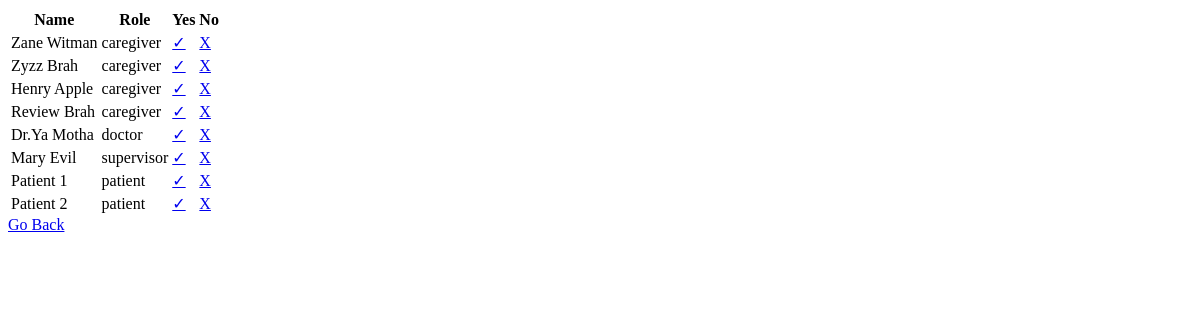
Before: /reg_approval.php with the older database file.
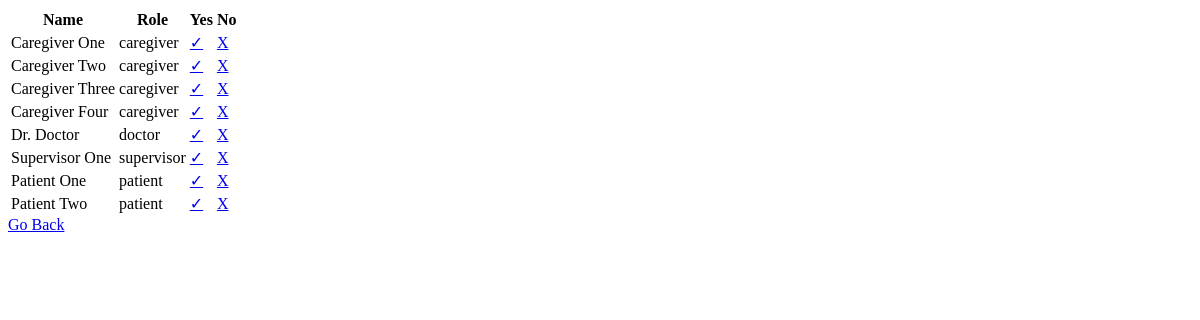
After: the same page with the newer database file.
### tables this page shows
CREATE TABLE users (
    user_id bigint AUTO_INCREMENT PRIMARY KEY,
    job varchar(15),
    f_name varchar(25),
    l_name varchar(25),
    email varchar(50) UNIQUE,
    phone  char(10),
    user_password varchar(255),
    dob date,
    reg_approval char(1)
);

### reg_approval.php (the view, shortened to what this page needs)
<?php
  include_once 'db.php';
?>
<!DOCTYPE html>
<html lang="en">
<head>
</head>
<body>
    <table>
        <tr>
            <th>Name</th>
            <th>Role</th>
            <th>Yes</th>
            <th>No</th>
        </tr>
        <?php
            $get_users = "SELECT * FROM `users` WHERE reg_approval = 2;";
            $users= mysqli_query($conn, $get_users);
            while($row = mysqli_fetch_assoc($users)) {
                $user_id = $row['user_id'];
                $job = $row['job'];
                echo "
                    <tr>
                        <td>".$row['f_name']." ".$row['l_name']."</td>
                        <td>".$row['job']."</td>
                        <td><a href='reg_approval.php?check_id=$user_id&approval=1&job=$job'>&#x2713</a></td>
                        <td><a href='reg_approval.php?check_id=$user_id&approval=0&job=$job'>X</a></td>
                    </tr>
                ";
            }
        ?>
    </table>
    <a href="./index.php">Go Back</a>
</body>
</html>

Changed rows visible on the page:
changed users (number 1 of 8 on the later page): f_name "Zane" → "Caregiver"; l_name "Witman" → "One"
changed users (number 2 of 8 on the later page): f_name "Zyzz" → "Caregiver"; l_name "Brah" → "Two"
changed users: f_name "Henry" → "Caregiver"; l_name "Apple" → "Three"
changed users: f_name "Review" → "Caregiver"; l_name "Brah" → "Four"
changed users "doctor": f_name "Dr.Ya" → "Dr."; l_name "Motha" → "Doctor"
changed users "supervisor": f_name "Mary" → "Supervisor"; l_name "Evil" → "One"
changed users (number 7 of 8 on the later page): l_name "1" → "One"
changed users (number 8 of 8 on the later page): l_name "2" → "Two"
